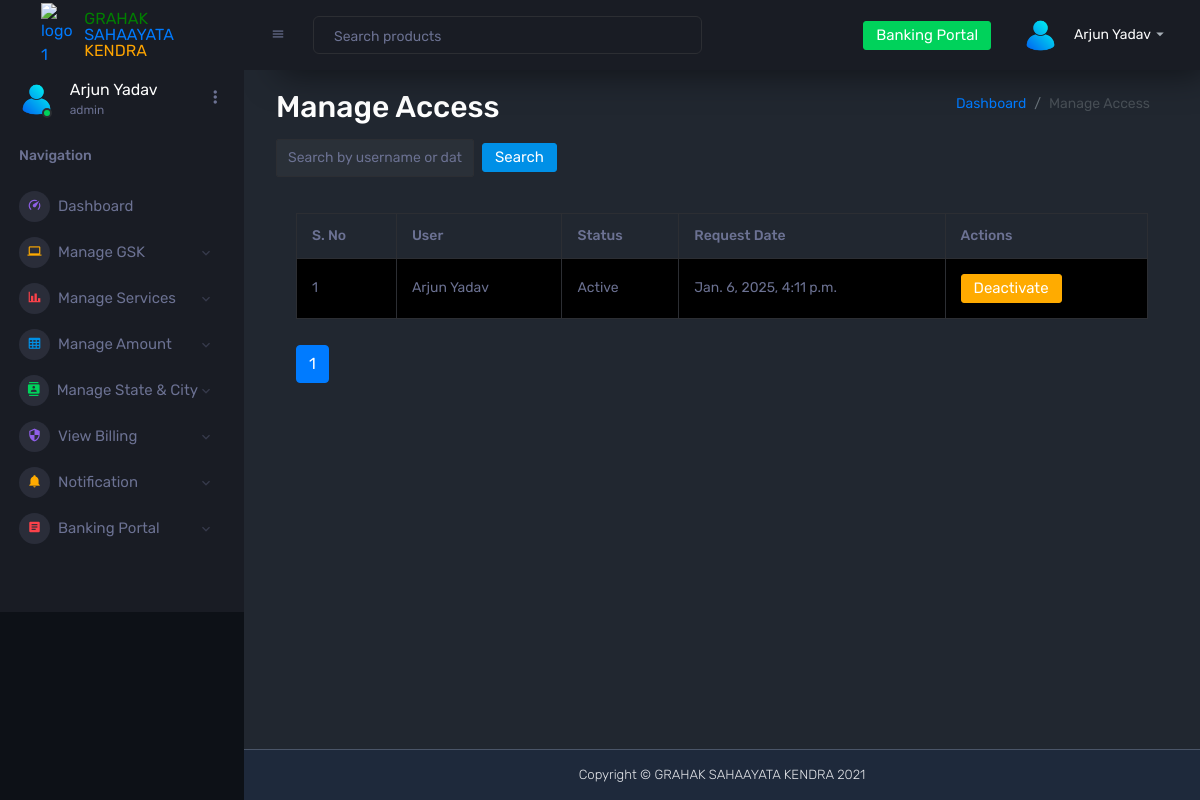
Page /dashboard/admin/manage-access-requests/ (signed in) on the earlier database version.
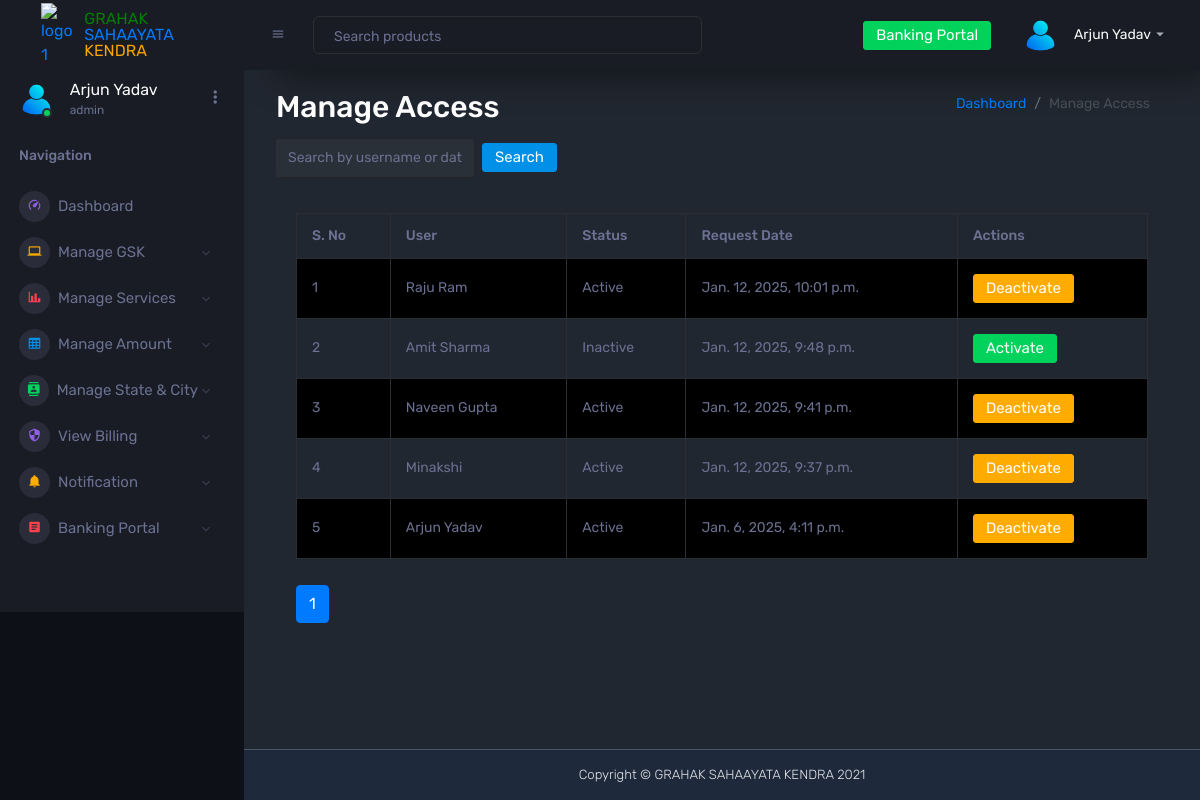
Same page on the later database version.
### dashboard/models.py (models this page shows, shortened)
class CustomUser(AbstractUser):
    email = models.EmailField(unique=True, null=False, blank=False)
    is_retailer = models.BooleanField(default=False)
    username = models.CharField(
        max_length=150, unique=True, null=True, blank=True, editable=False
    )  # Automatically generated
    branch_id = models.CharField(max_length=50, unique=True, null=True, blank=False)
    plain_text_password = models.CharField(max_length=128, null=True, blank=True)  # For storing plain text password
    profile_photo = models.ImageField(upload_to='profile_photos/', null=True, blank=True)
    mobile_number = models.CharField(max_length=15, null=True, blank=True)
    pin = models.CharField(max_length=4, blank=True, null=True, verbose_name="Security PIN")
    full_name = models.CharField(max_length=255, blank=False, null=False)
    address = models.TextField(null=True, blank=True)
    state = models.CharField(max_length=100, null=True, blank=True)
    city = models.CharField(max_length=100, null=True, blank=True)
    postcode = models.CharField(max_length=20, null=True, blank=True)
    dob = models.DateField(null=True, blank=True)
    start_date = models.DateField(null=True, blank=True)
    created_at = models.DateTimeField(auto_now_add=True)  # Automatically set at creation time
    plain_password = models.CharField(max_length=128, null=True, blank=True)  # Add this field
    gender = models.CharField(
        max_length=10, choices=[("Male", "Male"), ("Female", "Female")], null=True, blank=True
    )
    role = models.CharField(
        max_length=50,
        choices=[
            ("admin", "Admin"),
            ("retailer", "Retailer"),
            ("distributor", "Distributor"),
            ("master_distributor", "Master Distributor"),
        ],
        null=True,
        blank=False,
        default='retailer'  # Default role
    )
    referred_by = models.ForeignKey(
        "self", on_delete=models.SET_NULL, null=True, blank=True, related_name="referrals"
    )
    wallet_balance = models.DecimalField(max_digits=10, decimal_places=2, default=0.00)
    USERNAME_FIELD = "email"
    REQUIRED_FIELDS = ['username']

class BankingPortalAccessRequest(models.Model):
    user = models.ForeignKey(User, on_delete=models.CASCADE, related_name='access_requests')
    is_active = models.BooleanField(default=False)
    request_date = models.DateTimeField(auto_now_add=True)
    updated_at = models.DateTimeField(auto_now=True)
    created_at = models.DateTimeField(default=now)  # Sets the current timestamp as the default

### dashboard/views/admin_views.py (the view, shortened to what this page needs)
# urls.py: path('admin/manage-access-requests/', manage_access_requests, name='manage_access_requests'),
@staff_member_required
def manage_access_requests(request):
    access_requests_list = BankingPortalAccessRequest.objects.all().order_by('-created_at')
    paginator = Paginator(access_requests_list, 10)  # 10 items per page
    page_number = request.GET.get('page', 1)
    access_requests = paginator.get_page(page_number)
    start_index = access_requests.start_index()
    return render(request, 'admin_dashboard/manage_access_requests.html', {
        'access_requests': access_requests,
        'start_index': start_index,
    })

### dashboard/templates/admin_dashboard/manage_access_requests.html (shortened to what this page needs)
{% extends 'base.html' %}
{% load static %}
{% block content %}
<div class="container mt-10">
    <div class="cards">
        <div class="d-flex justify-content-between align-items-center">
            <h2 class="card-titles mb-2">Manage Access</h2>
            <nav aria-label="breadcrumb">
                <ol class="breadcrumb">
                    <li class="breadcrumb-item"><a href="{% url 'admin_dashboard' %}">Dashboard</a></li>
                    <li class="breadcrumb-item active" aria-current="page">Manage Access</li>
                </ol>
            </nav>
        </div>
        <form method="GET" action="" class="form-inline mb-3">
          <input
              type="text"
              name="search"
              class="form-control mr-2"
              placeholder="Search by username or date"
              value="{{ search_query }}"
          >
          <button type="submit" class="btn btn-primary">Search</button>
      </form>
        <div class="card-body">
            <div class="table-responsive">
              <table class="table table-striped table-bordered">
                <thead>
                  <tr>
                    <th>S. No</th>
                    <th>User</th>
                    <th>Status</th>
                    <th>Request Date</th>
                    <th>Actions</th>
                  </tr>
                </thead>
                <tbody>
                  {% for request in access_requests %}
                    <tr>
                      <td>{{ forloop.counter0|add:start_index }}</td>
                      <td>{{ request.user.full_name }}</td>
                      <td>
                        {% if request.is_active %}
                          Active
                        {% else %}
                          Inactive
                        {% endif %}
                      </td>
                      <td>{{ request.request_date }}</td>
                      <td>
                        <form method="post">
                          {% if request.is_active %}
                            <button type="submit" name="action" value="deactivate" class="btn btn-warning">Deactivate</button>
                          {% else %}
                            <button type="submit" name="action" value="activate" class="btn btn-success">Activate</button>
                          {% endif %}
                        </form>
                      </td>
                    </tr>
                  {% endfor %}
                </tbody>
              </table>
            </div>
            <nav>
              <ul class="pagination">
                  <li class="page-item {% if access_requests.number == 1 %}active{% endif %}">
                      <a class="page-link" href="?page=1">1</a>
                  </li>
              </ul>
          </nav>
        </div>
    </div>
</div>
{% endblock %}

### dashboard/templates/base.html (shortened to what this page needs)
{% load static %}
<!DOCTYPE html>
<html lang="en">
  <head>
    <link rel="stylesheet" href="{% static 'assets/vendors/mdi/css/materialdesignicons.min.css' %}">
    <link rel="stylesheet" href="{% static 'assets/vendors/css/vendor.bundle.base.css' %}">
    <link rel="stylesheet" href="{% static 'assets/css/style.css' %}">
    <link rel="stylesheet" href="{% static 'assets/css/custom.css' %}">
  </head>
  <body>
    <div class="container-scroller">
      {% include 'dashboard/sidebar.html' %}
      <div class="container-fluid page-body-wrapper">
        {% include 'dashboard/header.html' %}
        <div class="main-panel">
          <div class="content-wrapper">
            {% block content %}{% endblock %}
          </div>
          {% include 'dashboard/footer.html' %}
        </div>
      </div>
    </div>
  </body>
</html>

### dashboard/templates/dashboard/sidebar.html (shortened to what this page needs)
{% load static %}
<nav class="sidebar sidebar-offcanvas" id="sidebar">
    <div class="sidebar-brand-wrapper d-none d-lg-flex align-items-center justify-content-center fixed-top">
      <a href="#" class="logo d-flex align-items-center">
        <img src="{% static 'assets/images/Sahaayata-pay-logo.png'%}" alt="logo-1" width="20%">
        <span class="d-none d-lg-block"><span style="color:green;">GRAHAK</span> <br/>SAHAAYATA <br/><span style="color:orange;">KENDRA</span></span>
      </a>
    </div>
    {% if user.role == 'admin' %}
    <ul class="nav">
      <li class="nav-item profile">
        <div class="profile-desc">
          <div class="profile-pic">
            <div class="count-indicator">
              <img class="img-xs rounded-circle " src="{% static 'assets/images/faces/9815472.png'%}" alt=" IMAGE-6">
              <span class="count bg-success"></span>
            </div>
            <div class="profile-name">
              <h5 class="mb-0 font-weight-normal">{{ user.full_name }}</h5>
              <span>{{ user.role|default:"User" }}</span>
            </div>
          </div>
          <a href="#" id="profile-dropdown" data-toggle="dropdown"><i class="mdi mdi-dots-vertical"></i>
        </div>
      </li>
      <li class="nav-item nav-category">
        <span class="nav-link">Navigation</span>
      </li>
      <li class="nav-item menu-items">
        <a class="nav-link" href="{% url 'admin_dashboard' %}">
          <span class="menu-icon">
            <i class="mdi mdi-speedometer"></i>
          </span>
          <span class="menu-title">Dashboard</span>
        </a>
      </li>
      <li class="nav-item menu-items">
        <a class="nav-link" data-toggle="collapse" href="#ui-basic" aria-expanded="false" aria-controls="ui-basic">
          <span class="menu-icon">
            <i class="mdi mdi-laptop"></i>
          </span>
          <span class="menu-title">Manage GSK</span>
          <i class="menu-arrow"></i>
        </a>
      </li>
      <li class="nav-item menu-items">
        <a class="nav-link" data-toggle="collapse" href="#ui-servi" aria-expanded="false" aria-controls="ui-servi">
          <span class="menu-icon">
            <i class="mdi mdi-chart-bar"></i>
          </span>
          <span class="menu-title">Manage Services</span>
          <i class="menu-arrow"></i>
        </a>
      </li>
      <li class="nav-item menu-items">
        <a class="nav-link" data-toggle="collapse" href="#ui-amoun" aria-expanded="false" aria-controls="ui-amoun">
          <span class="menu-icon">
            <i class="mdi mdi-table-large"></i>
          </span>
          <span class="menu-title">Manage Amount</span>
          <i class="menu-arrow"></i>
        </a>
      </li>
      <li class="nav-item menu-items">
        <a class="nav-link" data-toggle="collapse" href="#ui-city" aria-expanded="false" aria-controls="ui-city">
          <span class="menu-icon">
            <i class="mdi mdi-contacts"></i>
          </span>
          <span class="menu-title">Manage State & City</span>
          <i class="menu-arrow"></i>
        </a>
      </li>
      <li class="nav-item menu-items">
        <a class="nav-link" data-toggle="collapse" href="#auth" aria-expanded="false" aria-controls="auth">
          <span class="menu-icon">
            <i class="mdi mdi-security"></i>
          </span>
          <span class="menu-title">View Billing</span>
          <i class="menu-arrow"></i>
        </a>
      </li>
      <li class="nav-item menu-items">
        <a class="nav-link" href="#noti"  data-toggle="collapse" aria-expanded="false" aria-controls="noti">
          <span class="menu-icon">
            <i class="mdi mdi-bell"></i>
          </span>
          <span class="menu-title">Notification</span>
          <i class="menu-arrow"></i>
        </a>
      </li>
      <li class="nav-item menu-items">
        <a class="nav-link" data-toggle="collapse" href="#ui-kit" aria-expanded="false" aria-controls="ui-kit">
          <span class="menu-icon">
            <i class="mdi mdi-file-document-box"></i>
          </span>
          <span class="menu-title">Banking Portal</span>
          <i class="menu-arrow"></i>
        </a>
  {% endif %}
</ul>
</nav>

### dashboard/templates/dashboard/header.html (shortened to what this page needs)
{% load static %}
<nav class="navbar p-0 fixed-top d-flex flex-row">
  <div class="navbar-menu-wrapper flex-grow d-flex align-items-stretch">
    <button class="navbar-toggler navbar-toggler align-self-center" type="button" data-toggle="minimize">
      <span class="mdi mdi-menu"></span>
    </button>
    <ul class="navbar-nav w-100">
      <li class="nav-item w-100">
        <form class="nav-link mt-2 mt-md-0 d-none d-lg-flex search">
          <input type="text" class="form-control" placeholder="Search products">
        </form>
      </li>
    </ul>
    <ul class="navbar-nav navbar-nav-right">
      <li class="nav-item d-lg-block">
        <a class="nav-link btn btn-success create-new-button"  href="{% url 'banking_portal_request' %}">Banking Portal</a>
      </li>
      <li class="nav-item dropdown">
        <a class="nav-link" id="profileDropdown" href="#" data-toggle="dropdown">
          <div class="navbar-profile">
            <img class="img-xs rounded-circle" src="{% static 'assets/images/faces/9815472.png'%}" alt="">
            <p class="mb-0 d-none d-sm-block navbar-profile-name">{{ user.full_name }}</p>
            <i class="mdi mdi-menu-down d-none d-sm-block"></i>
          </div>
        </a>
      </li>
    </ul>
  </div>
</nav>

### dashboard/templates/dashboard/footer.html
{% load static %}
<footer class="footer" style="background-color: #1e293b; color: #e5e7eb; text-align: center; padding: 15px; border-top: 1px solid #4a5568; flex-shrink: 0;">
  <span>Copyright © GRAHAK SAHAAYATA KENDRA 2021</span>
</footer>

### dashboard/static/assets/css/custom.css (style rules this page uses)
.main-panel { display: flex; flex-direction: column; min-height: 100vh; }
.content-wrapper { flex: 1; padding: 20px; background-color: #212730; }
.footer { background-color: #1e293b; color: #e5e7eb; text-align: center; padding: 15px; border-top: 1px solid #4a5568; flex-shrink: 0; }

### dashboard/templates/dashboard/sidebar.html (style rules this page uses)
a.logo.d-flex.align-items-center { text-decoration: none; }

### dashboard/templates/admin_dashboard/manage_access_requests.html (style rules this page uses)
li.page-item { margin-top: 26px; }

Differences in the rows shown:
added BankingPortalAccessRequest: user.full_name "Raju Ram", is_active "Active", request_date "Jan. 12, 2025, 10:01 p.m."
added BankingPortalAccessRequest: user.full_name "Amit Sharma", is_active "Inactive", request_date "Jan. 12, 2025, 9:48 p.m."
added BankingPortalAccessRequest: user.full_name "Naveen Gupta", is_active "Active", request_date "Jan. 12, 2025, 9:41 p.m."
added BankingPortalAccessRequest: user.full_name "Minakshi", is_active "Active", request_date "Jan. 12, 2025, 9:37 p.m."
